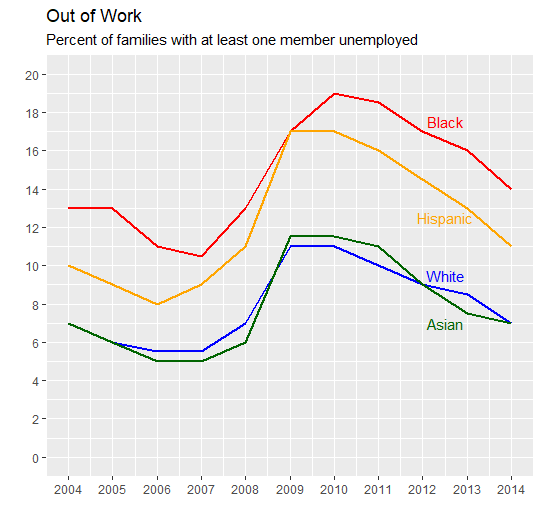

This chart was generated by the following R code:
library(tidyverse)
library(ggplot2)
library(ggrepel)
library(ggtext)

data("PolicyViz_WSJ_Remake")
View(PolicyViz_WSJ_Remake)


# Create the data for the chart.
Year <- c(2004,2005,2006,2007,2008,2009,2010,2011,2012,2013,2014)
White <- c(7,6,5.5,5.5,7,11,11,10,9,8.5,7)
Black <- c(13,13,11,10.5,13,17,19,18.5,17,16,14)
Asian <- c(7,6,5,5,6,11.5,11.5,11,9,7.5,7)
Hispanic <- c(10,9,8,9,11,17,17,16,14.5,13,11)

#Data label names
asian <- c("","","","","","","","Asian", "", "", "")
white <- c("","","","","","","","", "White", "", "")
hispanic <- c("","","","","","","","", "", "Hispanic", "")
black <- c("","","","","","","","", "", "", "Black")

#Creating the data frame
data <- data.frame(Year,White,Black,Asian,Hispanic)

#Plotting the graph
ggplot(data, aes(x = Year, y = -2 )) +
  geom_line(aes(y = White), colour = "blue",size=0.75) +
  geom_line(aes(y = Black), colour = "red",size=0.75) +
  geom_line(aes(y = Asian), colour = "darkgreen",size=0.75)  +
  geom_line(aes(y = Hispanic), colour = "orange",size=0.75)+
  geom_line() + scale_x_continuous(name="", labels=as.character(Year),breaks=Year) +
  geom_line() + scale_y_continuous(name="", breaks=c(0,2,4,6,8,10,12,14,16,18,20), limits = c(0,20))+
  ggtitle("Out of Work",
          subtitle = "Percent of families with at least one member unemployed")+
  geom_text(label=asian,x=2012.5, y=7 , color = "darkgreen")+
  geom_text(label=white,x=2012.5, y=9.5 , color = "blue")+
  geom_text(label=hispanic,x=2012.5, y=12.5 , color = "orange")+
  geom_text(label=black,x=2012.5, y= 17.5 , color = "red")


     
      
